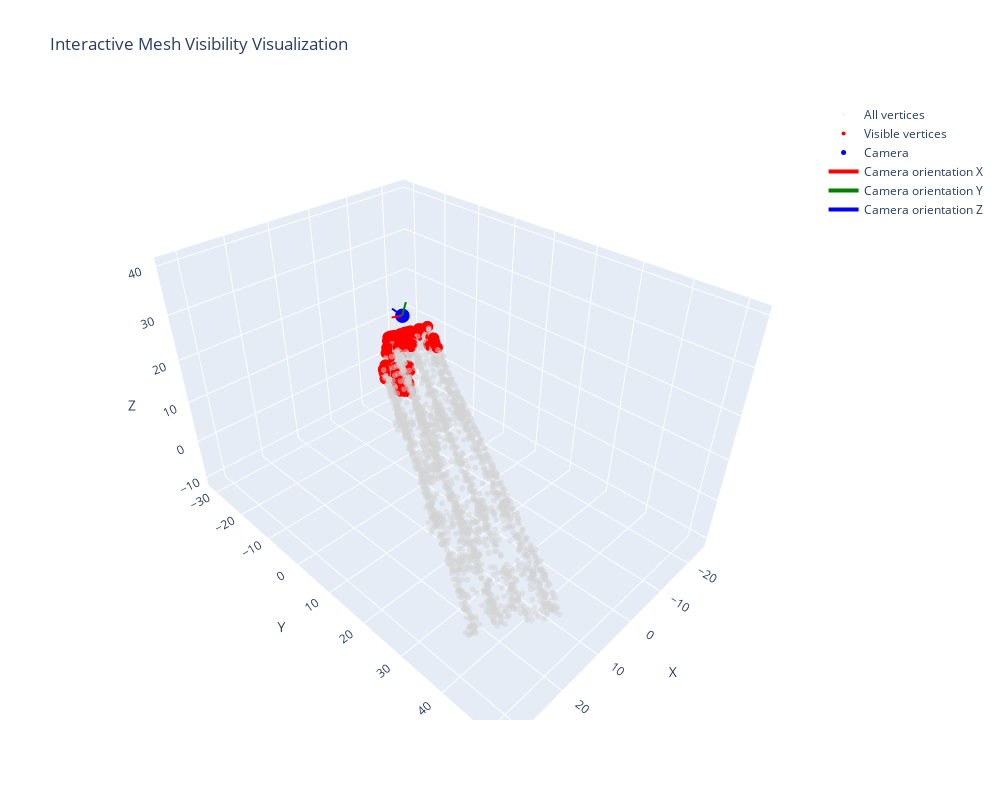

Here is the notebook cell this chart was saved with:
### Code cell
camera_position = -np.matmul(rotation, center).flatten()
# camera_position_fix = np.array([camera_position[1], camera_position[2], camera_position[0]])
visualize_results_interactive(pier_cutted, visible, camera_position, rotation, center)
